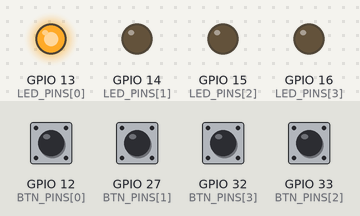
Bench run of a sketch on a simulated ESP32. On the bench: output pins drawn as LEDs (lit = HIGH). The inputs (shaded band) are chosen by the test bench; at power-on: GPIO 12 (BTN_PINS[0]), GPIO 27 (BTN_PINS[1]), GPIO 32 (BTN_PINS[3]), GPIO 33 (BTN_PINS[2]) HIGH. WiFi joins after 1.5 s; servers stay silent unless stated; uploads are accepted with an empty reply; random numbers use the default seed unless the sketch sets one; what the sketch prints to the serial monitor is not drawn.

Above: at 2.8 s.
2.9 s: GPIO 12 (BTN_PINS[0]) pulled LOW for 0.15 s
At 3.8 s:
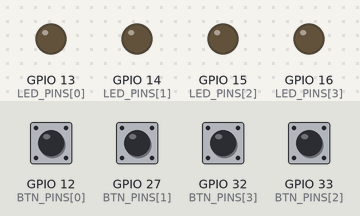
6.0 s: GPIO 32 (BTN_PINS[3]) pulled LOW for 3.2 s
At 11.0 s:
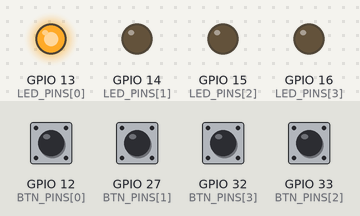
11.7 s: GPIO 12 (BTN_PINS[0]) pulled LOW for 1 s
At 14.08 s:
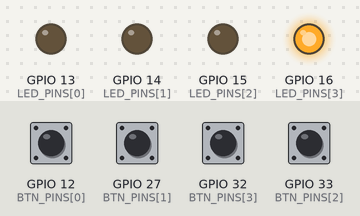
14.2 s: GPIO 32 (BTN_PINS[3]) pulled LOW for 0.15 s
Timing chart, 0 to 58.3 s (numbered marks = the images above; inputs shaded):
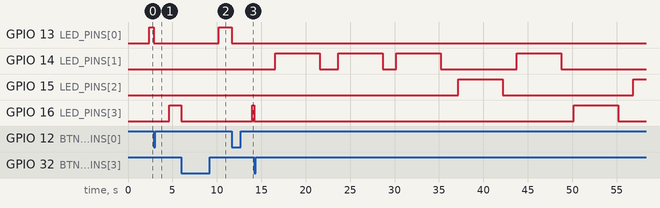

Measured:
- after the input at 2.9 s, GPIO 13 (LED_PINS[0]): HIGH → LOW at once; GPIO 16 (LED_PINS[3]): LOW → HIGH after 1.8 s
- after the input at 6.0 s, GPIO 13 (LED_PINS[0]): LOW → HIGH after 4.2 s
- after the input at 11.7 s, GPIO 13 (LED_PINS[0]): HIGH → LOW at once; GPIO 16 (LED_PINS[3]): LOW → HIGH after 2.3 s

The sketch:

firmware.ino
```cpp
// KIVO React Pod firmware (ESP32, Arduino framework).
// Randomly lights one of 4 pods, measures tap latency, POSTs to KIVO backend.
// Requires: Arduino ESP32 core + ArduinoJson (via Library Manager).

#include <WiFi.h>
#include <HTTPClient.h>
#include <ArduinoJson.h>

const char* WIFI_SSID = "YOUR_WIFI";
const char* WIFI_PASS = "YOUR_PASSWORD";
const char* KIVO_URL  = "http://YOUR_PC_IP:5000/api/hardware/tap";
const char* DEVICE_ID = "kivo-pod-01";
const char* CHILD_ID  = "c_aarav";

const int LED_PINS[4] = {13, 14, 15, 16};
const int BTN_PINS[4] = {12, 27, 33, 32};

void setup() {
  Serial.begin(115200);
  for (int i = 0; i < 4; i++) {
    pinMode(LED_PINS[i], OUTPUT);
    pinMode(BTN_PINS[i], INPUT_PULLUP);
  }
  WiFi.begin(WIFI_SSID, WIFI_PASS);
  Serial.print("Connecting");
  while (WiFi.status() != WL_CONNECTED) { delay(400); Serial.print("."); }
  Serial.println("\nConnected! KIVO pod ready.");
  randomSeed(analogRead(0));
}

void loop() {
  int pod = random(0, 4);
  delay(800 + random(0, 900));           // random "get ready" delay
  digitalWrite(LED_PINS[pod], HIGH);
  unsigned long t0 = millis();

  // wait for the correct tap (timeout 5s)
  bool hit = false;
  while (millis() - t0 < 5000) {
    if (digitalRead(BTN_PINS[pod]) == LOW) { hit = true; break; }
    delay(5);
  }
  unsigned long ms = millis() - t0;
  digitalWrite(LED_PINS[pod], LOW);

  if (hit) {
    Serial.printf("Pod %d tapped in %lums\n", pod + 1, ms);
    postTap(pod + 1, ms);
  } else {
    Serial.println("Timeout — no tap");
  }
  delay(600);
}

void postTap(int pod, unsigned long ms) {
  if (WiFi.status() != WL_CONNECTED) return;
  HTTPClient http;
  http.begin(KIVO_URL);
  http.addHeader("Content-Type", "application/json");
  StaticJsonDocument<192> doc;
  doc["deviceId"] = DEVICE_ID;
  doc["childId"] = CHILD_ID;
  doc["pod"] = pod;
  doc["reactionMs"] = ms;
  String body;
  serializeJson(doc, body);
  int code = http.POST(body);
  Serial.printf("POST -> %d\n", code);
  http.end();
}
```
